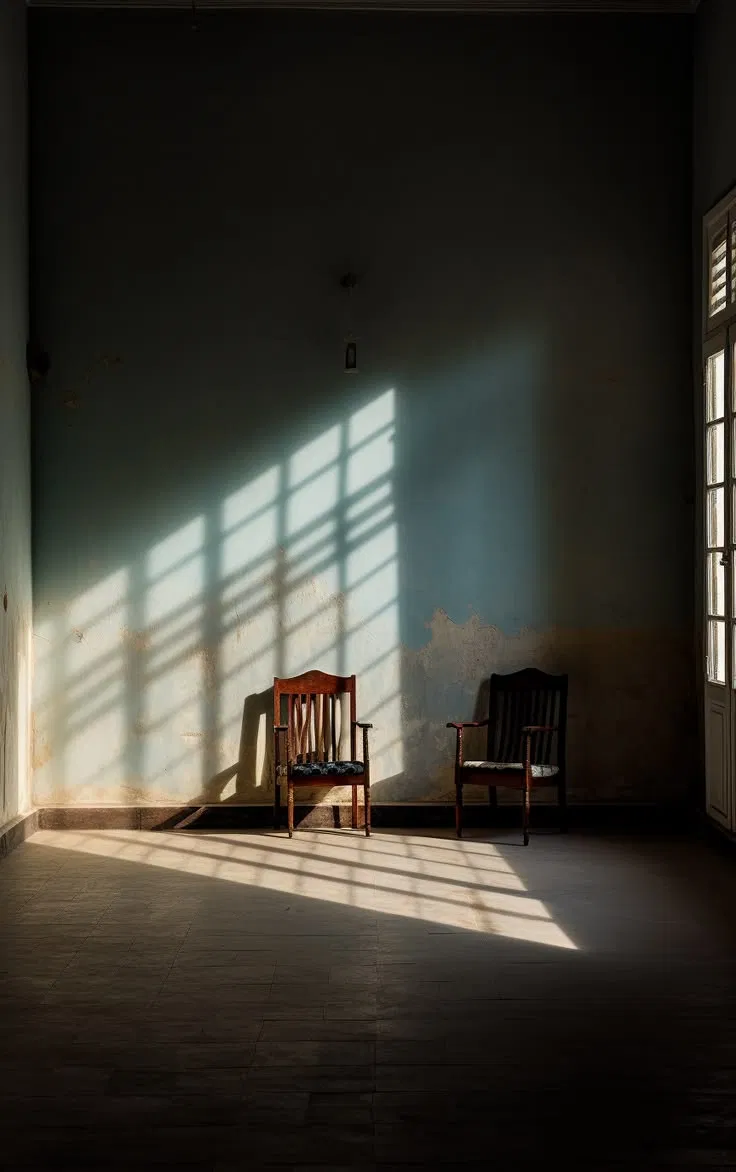
#> input picture uneven.png, 736 x 1172 px
$ python q15.py
#> lines starting #> are read from the running program, lines starting #| are printed output that depends on the picture
### helper.py
import cv2
import numpy as np
import matplotlib.pyplot as plt

IMG_PATH = "general.png"

def load_gray(path=IMG_PATH):
#> called with path = 'uneven.png'
    img = cv2.imread(path, cv2.IMREAD_GRAYSCALE)
#> img: shape (1172, 736); min 0, max 255, mean 54.8
    if img is None:
        raise FileNotFoundError(f"Cannot read '{path}'")
    return img


# [5 lines left out: function load_color, not called in this run]


def to_u8(a):
    a = np.asarray(a, dtype=np.float64)
    return np.uint8(255 * (a - a.min()) / (a.max() - a.min() + 1e-12))


def show(images, titles, cols=3, size=4):
    rows = -(-len(images) // cols)
    _, axes = plt.subplots(rows, cols, figsize=(size * cols, size * rows))
    axes = np.atleast_1d(axes).ravel()
    for ax in axes:
        ax.axis("off")
    for ax, im, t in zip(axes, images, titles):
        ax.imshow(im, cmap="gray", vmin=0, vmax=255)
        ax.set_title(t)
    plt.tight_layout()
    plt.show()


#(for Q12, Q13, Q15)
def dist_grid(shape):
    """Distance of every frequency sample from the centre of the shifted spectrum."""
    M, N = shape
    u = np.arange(M) - M // 2
    v = np.arange(N) - N // 2
    return np.hypot(u[:, None], v[None, :])


def gaussian_lp(shape, d0):
    return np.exp(-dist_grid(shape) ** 2 / (2 * d0 ** 2))


def butterworth_lp(shape, d0, n=2):
    return 1.0 / (1.0 + (dist_grid(shape) / d0) ** (2 * n))


def apply_filter(img, H):
    F = np.fft.fftshift(np.fft.fft2(img.astype(np.float64)))
    return np.real(np.fft.ifft2(np.fft.ifftshift(F * H)))
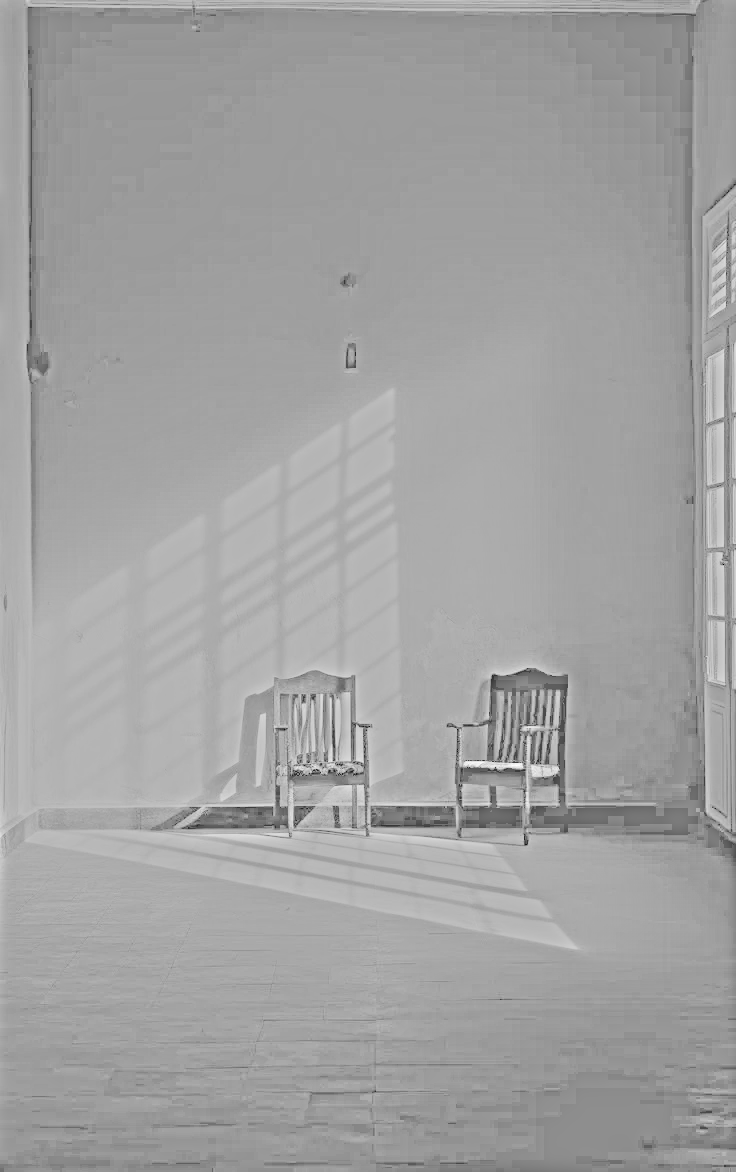
#> returned value: shape (1172, 736) float64; min -6.63, max 6.51, mean 1.72; drawn with min black and max white

### q15.py
import cv2
import numpy as np
from helper import load_gray, show, to_u8, dist_grid, apply_filter

img = load_gray("uneven.png").astype(np.float64)
gamma_l, gamma_h, c, d0 = 0.5, 2.0, 1.0, 30

D = dist_grid(img.shape)
H = (gamma_h - gamma_l) * (1 - np.exp(-c * D ** 2 / d0 ** 2)) + gamma_l

# log -> filter -> exp separates illumination (low freq) from reflectance (high freq)
out = np.expm1(apply_filter(np.log1p(img), H))
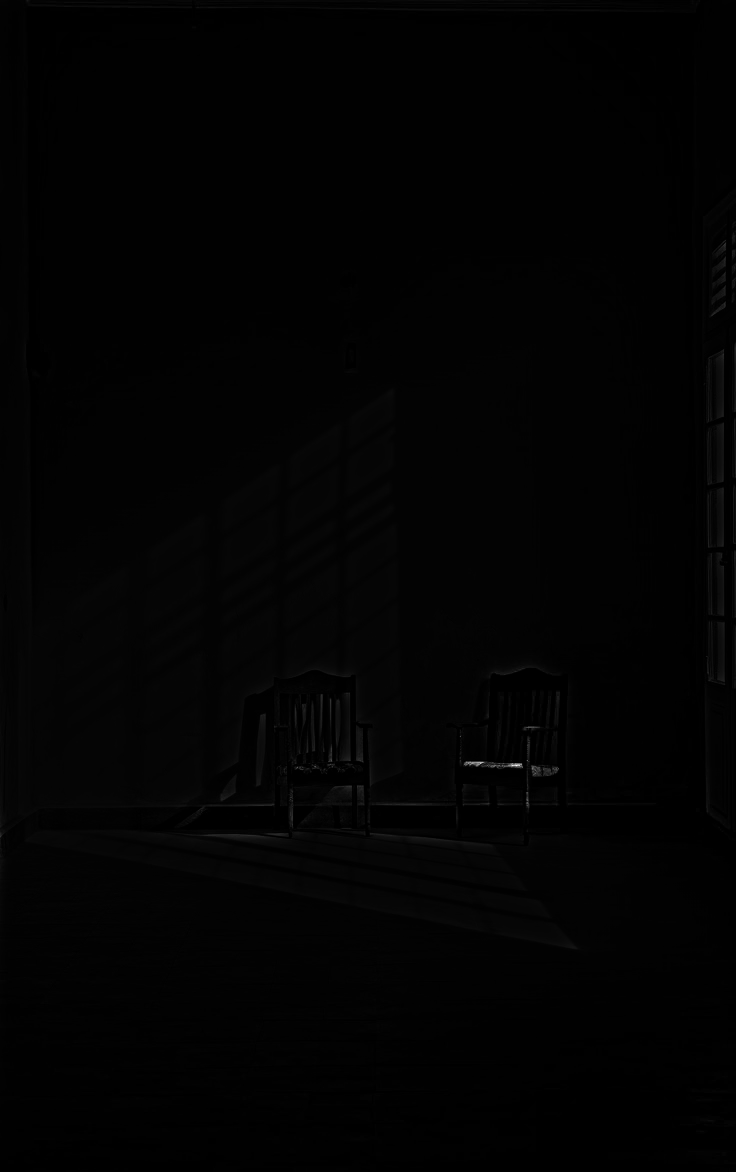
#> out: shape (1172, 736) float64; min -0.999, max 672.1, mean 6.5; drawn with min black and max white
lo, hi = np.percentile(out, (1, 99))
#> lo = -0.632; hi = 35.02
out = np.clip((out - lo) / (hi - lo), 0, 1) * 255
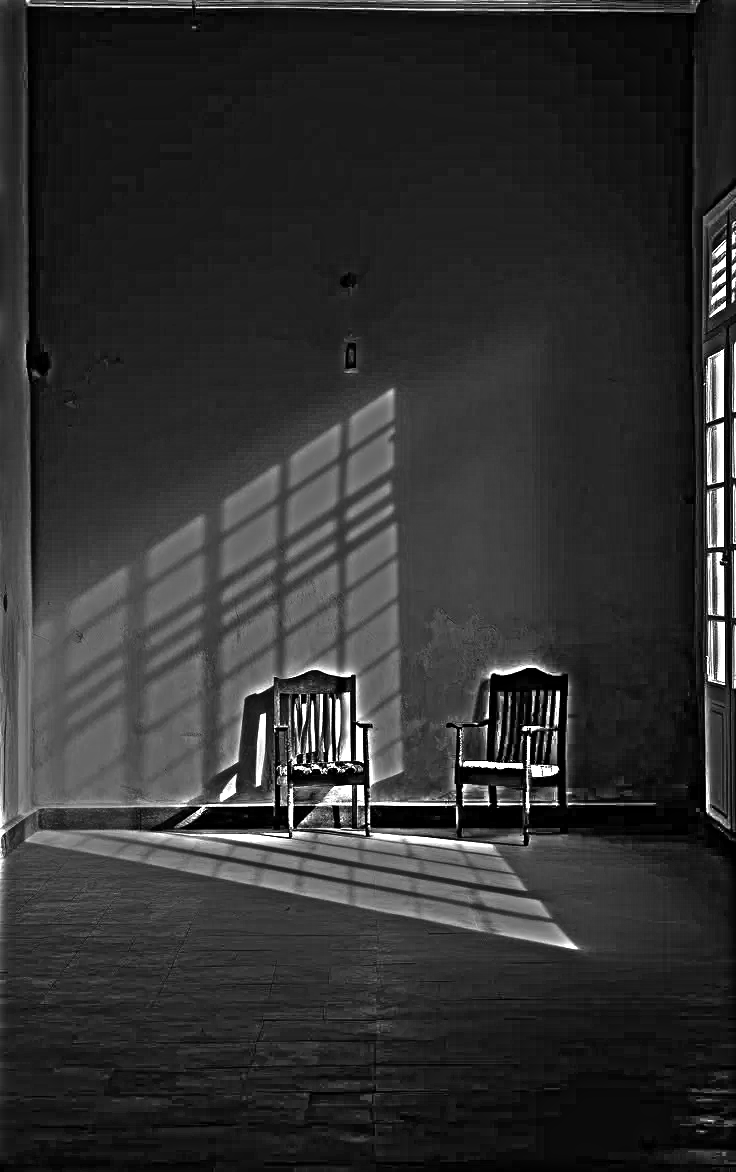
#> out: shape (1172, 736) float64; min 0, max 255, mean 49.2

show(
    [img, out, cv2.equalizeHist(img.astype(np.uint8)), to_u8(H)],
    ["Original", "Homomorphic filtered", "Plain histogram equalization (comparison)", "Filter response"],
    cols=4,
)
#> in to_u8, `a = np.asarray(a, dtype=np.float64)`:
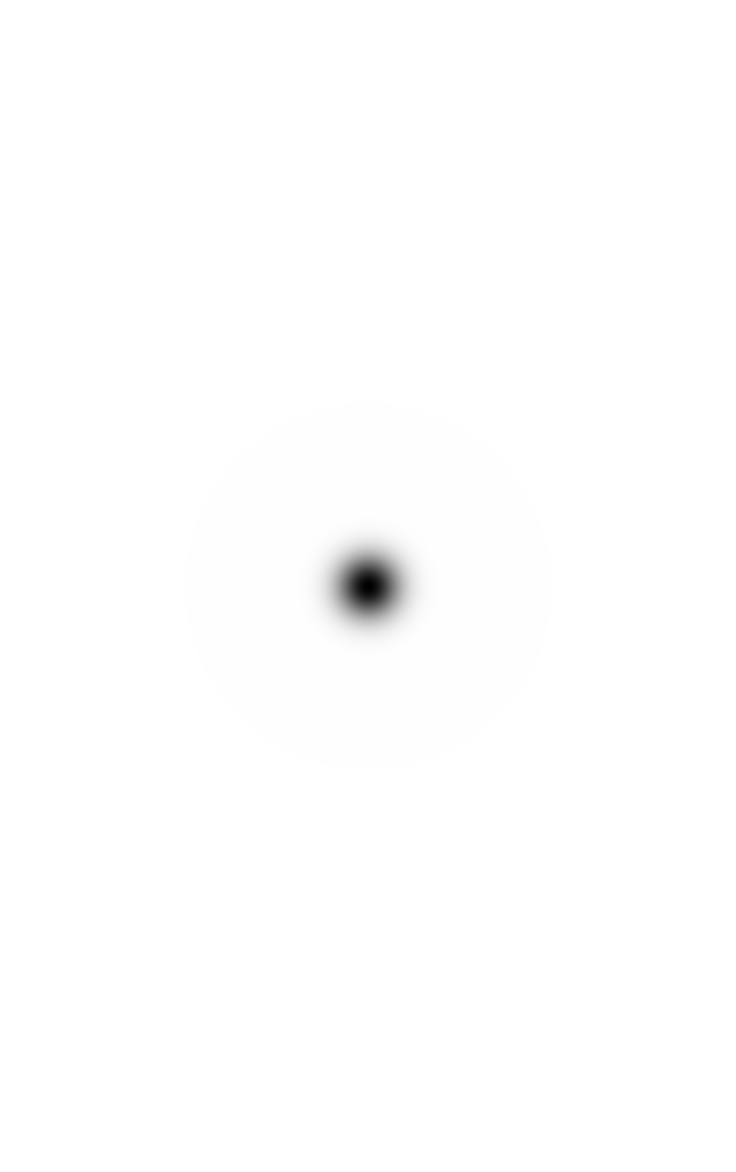
#> a: shape (1172, 736) float64; min 0.5, max 2, mean 2; drawn with min black and max white
#> in show, `rows = -(-len(images) // cols)`: rows = 1
#> the loop in show, `for ax in axes:` made 4 passes
#> the loop in show, `for ax, im, t in zip(axes, images, titles):` made 4 passes
#> t on passes 1, 2, 4: 'Original', 'Homomorphic filtered', 'Filter response'
#> in show, `plt.show()`:
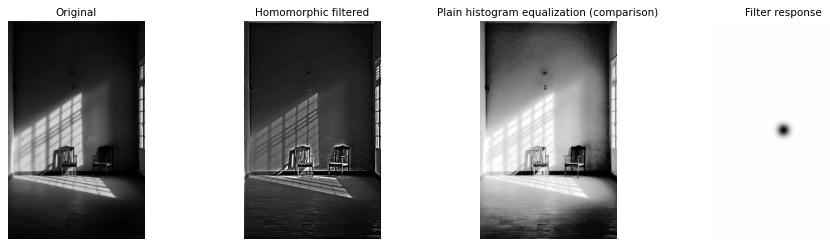
#> figure drawn by matplotlib, 4 panels
